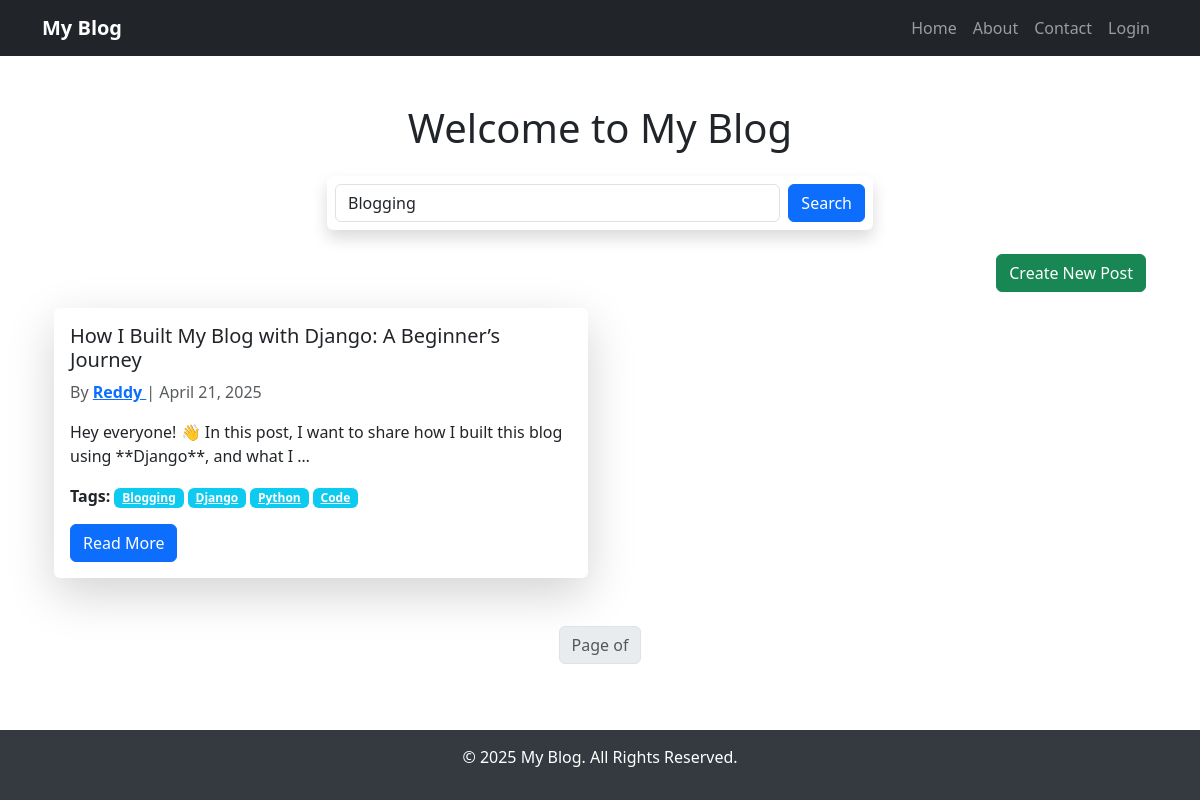
Page /tag/Blogging/ on the committed database.
### blog/models.py (models this page shows, shortened)
class Post(models.Model):
    author = models.ForeignKey(User, on_delete=models.CASCADE, related_name="posts")
    title = models.CharField(max_length=200)
    content = models.TextField()
    created_at = models.DateTimeField(auto_now_add=True)
    updated_at = models.DateTimeField(auto_now=True)
    tags = models.CharField(max_length=255, blank=True)  # Store tags as a comma-separated string
    def get_tag_list(self):
        return [tag.strip() for tag in self.tags.split(",") if tag.strip()]

### blog/views.py (the view)
# urls.py: path('tag/<str:tag_name>/', posts_by_tag, name='posts_by_tag'),
def posts_by_tag(request, tag_name):
    posts = Post.objects.filter(tags__icontains=tag_name)
    return render(request, "blog/post_list.html", {"page_obj": posts, "query": tag_name})

### templates/blog/post_list.html (shortened to what this page needs)
{% extends "base/base.html" %}
{% block content %}
<div class="container">
    <h1 class="text-center my-4">Welcome to My Blog</h1>
    <div class="d-flex justify-content-center mb-4">
        <form method="GET" action="{% url 'post_list' %}" class="d-flex w-50 shadow p-2 bg-white rounded">
            <input type="text" name="q" value="{{ query }}" placeholder="Search posts..." class="form-control me-2">
            <button type="submit" class="btn btn-primary">Search</button>
        </form>
    </div>
    <div class="text-end mb-3">
        <a href="{% url 'post_create' %}" class="btn btn-success">Create New Post</a>
    </div>
    {% if page_obj %}
        <div class="row">
            {% for post in page_obj %}
                <div class="col-md-6 mb-4">
                    <div class="card shadow-lg border-0">
                        <div class="card-body">
                            <h5 class="card-title">{{ post.title }}</h5>
                            <p class="card-text text-muted">
                                By
                                <a href="{% url 'profile' post.author.username %}" class="text-primary fw-bold">
                                    {{ post.author.username|cut:"@gmail.com"|capfirst }}
                                </a>
                                | {{ post.created_at|date:"F d, Y" }}
                            </p>
                            <p class="card-text">{{ post.content|truncatewords:20 }}</p>
                            {% if post.tags %}
                            <p class="mt-2">
                                <strong>Tags:</strong>
                                {% for tag in post.get_tag_list %}
                                    <a href="{% url 'posts_by_tag' tag %}" class="badge bg-info text-white">{{ tag }}</a>
                                {% endfor %}
                            </p>
                            {% endif %}
                            <a href="{% url 'post_detail' post.id %}" class="btn btn-primary">Read More</a>
                        </div>
                    </div>
                </div>
            {% endfor %}
        </div>
    {% endif %}
    <div class="d-flex justify-content-center mt-4">
        <nav>
            <ul class="pagination">
                <li class="page-item disabled">
                    <span class="page-link">Page {{ page_obj.number }} of {{ page_obj.paginator.num_pages }}</span>
                </li>
            </ul>
        </nav>
    </div>
</div>
{% endblock %}

### templates/base/base.html (style rules this page uses)
html, body { height: 100%; margin: 0; display: flex; flex-direction: column; }

### rows in the picture
Post: title "How I Built My Blog with Django: A Beginner’s Journey", author.username "Reddy", created_at "April 21, 2025", content "Hey everyone! 👋 In this post, I want to share how I built this blog using **Django**, and what I …", get_tag_list "Blogging" "Django" "Python" "Code"
